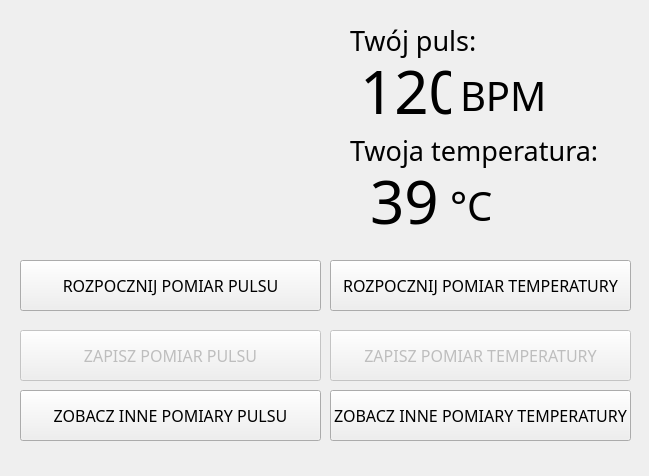
<?xml version="1.0" encoding="UTF-8"?>
<ui version="4.0">
 <class>Dialog</class>
 <widget class="QDialog" name="Dialog">
  <property name="geometry">
   <rect>
    <x>0</x>
    <y>0</y>
    <width>649</width>
    <height>476</height>
   </rect>
  </property>
  <property name="focusPolicy">
   <enum>Qt::TabFocus</enum>
  </property>
  <property name="windowTitle">
   <string>Dialog</string>
  </property>
  <widget class="QPushButton" name="b_seeothers">
   <property name="geometry">
    <rect>
     <x>20</x>
     <y>390</y>
     <width>301</width>
     <height>51</height>
    </rect>
   </property>
   <property name="font">
    <font>
     <family>Microsoft YaHei Light</family>
     <pointsize>12</pointsize>
    </font>
   </property>
   <property name="focusPolicy">
    <enum>Qt::NoFocus</enum>
   </property>
   <property name="text">
    <string>ZOBACZ INNE POMIARY PULSU</string>
   </property>
  </widget>
  <widget class="QLabel" name="label_2">
   <property name="geometry">
    <rect>
     <x>350</x>
     <y>10</y>
     <width>201</width>
     <height>61</height>
    </rect>
   </property>
   <property name="font">
    <font>
     <family>Microsoft YaHei Light</family>
     <pointsize>20</pointsize>
     <weight>50</weight>
     <bold>false</bold>
    </font>
   </property>
   <property name="text">
    <string>Twój puls:</string>
   </property>
  </widget>
  <widget class="QPushButton" name="b_save">
   <property name="enabled">
    <bool>false</bool>
   </property>
   <property name="geometry">
    <rect>
     <x>20</x>
     <y>330</y>
     <width>301</width>
     <height>51</height>
    </rect>
   </property>
   <property name="font">
    <font>
     <family>Microsoft YaHei Light</family>
     <pointsize>12</pointsize>
    </font>
   </property>
   <property name="focusPolicy">
    <enum>Qt::NoFocus</enum>
   </property>
   <property name="text">
    <string>ZAPISZ POMIAR PULSU</string>
   </property>
  </widget>
  <widget class="QLabel" name="l_puls">
   <property name="geometry">
    <rect>
     <x>360</x>
     <y>50</y>
     <width>91</width>
     <height>81</height>
    </rect>
   </property>
   <property name="font">
    <font>
     <family>Microsoft YaHei Light</family>
     <pointsize>45</pointsize>
    </font>
   </property>
   <property name="text">
    <string>120</string>
   </property>
  </widget>
  <widget class="QLabel" name="label_4">
   <property name="geometry">
    <rect>
     <x>460</x>
     <y>70</y>
     <width>91</width>
     <height>51</height>
    </rect>
   </property>
   <property name="font">
    <font>
     <family>Microsoft YaHei Light</family>
     <pointsize>30</pointsize>
     <weight>50</weight>
     <bold>false</bold>
    </font>
   </property>
   <property name="text">
    <string>BPM</string>
   </property>
  </widget>
  <widget class="QPushButton" name="b_start">
   <property name="geometry">
    <rect>
     <x>20</x>
     <y>260</y>
     <width>301</width>
     <height>51</height>
    </rect>
   </property>
   <property name="font">
    <font>
     <family>Microsoft YaHei Light</family>
     <pointsize>12</pointsize>
    </font>
   </property>
   <property name="focusPolicy">
    <enum>Qt::NoFocus</enum>
   </property>
   <property name="text">
    <string>ROZPOCZNIJ POMIAR PULSU</string>
   </property>
  </widget>
  <widget class="QLabel" name="widget">
   <property name="geometry">
    <rect>
     <x>50</x>
     <y>20</y>
     <width>165</width>
     <height>168</height>
    </rect>
   </property>
   <property name="font">
    <font>
     <family>Microsoft YaHei Light</family>
     <weight>50</weight>
     <bold>false</bold>
    </font>
   </property>
   <property name="text">
    <string/>
   </property>
  </widget>
  <widget class="QPushButton" name="b_save2">
   <property name="enabled">
    <bool>false</bool>
   </property>
   <property name="geometry">
    <rect>
     <x>330</x>
     <y>330</y>
     <width>301</width>
     <height>51</height>
    </rect>
   </property>
   <property name="font">
    <font>
     <family>Microsoft YaHei Light</family>
     <pointsize>12</pointsize>
    </font>
   </property>
   <property name="focusPolicy">
    <enum>Qt::NoFocus</enum>
   </property>
   <property name="text">
    <string>ZAPISZ POMIAR TEMPERATURY</string>
   </property>
  </widget>
  <widget class="QPushButton" name="b_seeothers2">
   <property name="geometry">
    <rect>
     <x>330</x>
     <y>390</y>
     <width>301</width>
     <height>51</height>
    </rect>
   </property>
   <property name="font">
    <font>
     <family>Microsoft YaHei Light</family>
     <pointsize>12</pointsize>
    </font>
   </property>
   <property name="focusPolicy">
    <enum>Qt::NoFocus</enum>
   </property>
   <property name="text">
    <string>ZOBACZ INNE POMIARY TEMPERATURY</string>
   </property>
  </widget>
  <widget class="QPushButton" name="b_start2">
   <property name="geometry">
    <rect>
     <x>330</x>
     <y>260</y>
     <width>301</width>
     <height>51</height>
    </rect>
   </property>
   <property name="font">
    <font>
     <family>Microsoft YaHei Light</family>
     <pointsize>12</pointsize>
    </font>
   </property>
   <property name="focusPolicy">
    <enum>Qt::NoFocus</enum>
   </property>
   <property name="text">
    <string>ROZPOCZNIJ POMIAR TEMPERATURY</string>
   </property>
  </widget>
  <widget class="QLabel" name="label_3">
   <property name="geometry">
    <rect>
     <x>350</x>
     <y>120</y>
     <width>251</width>
     <height>61</height>
    </rect>
   </property>
   <property name="font">
    <font>
     <family>Microsoft YaHei Light</family>
     <pointsize>20</pointsize>
     <weight>50</weight>
     <bold>false</bold>
    </font>
   </property>
   <property name="text">
    <string>Twoja temperatura:</string>
   </property>
  </widget>
  <widget class="QLabel" name="label_5">
   <property name="geometry">
    <rect>
     <x>450</x>
     <y>180</y>
     <width>51</width>
     <height>51</height>
    </rect>
   </property>
   <property name="font">
    <font>
     <family>Microsoft YaHei Light</family>
     <pointsize>30</pointsize>
     <weight>50</weight>
     <bold>false</bold>
    </font>
   </property>
   <property name="text">
    <string>°C</string>
   </property>
  </widget>
  <widget class="QLabel" name="l_puls_2">
   <property name="geometry">
    <rect>
     <x>370</x>
     <y>160</y>
     <width>71</width>
     <height>81</height>
    </rect>
   </property>
   <property name="font">
    <font>
     <family>Microsoft YaHei Light</family>
     <pointsize>45</pointsize>
    </font>
   </property>
   <property name="text">
    <string>39</string>
   </property>
  </widget>
 </widget>
 <resources/>
 <connections/>
</ui>
